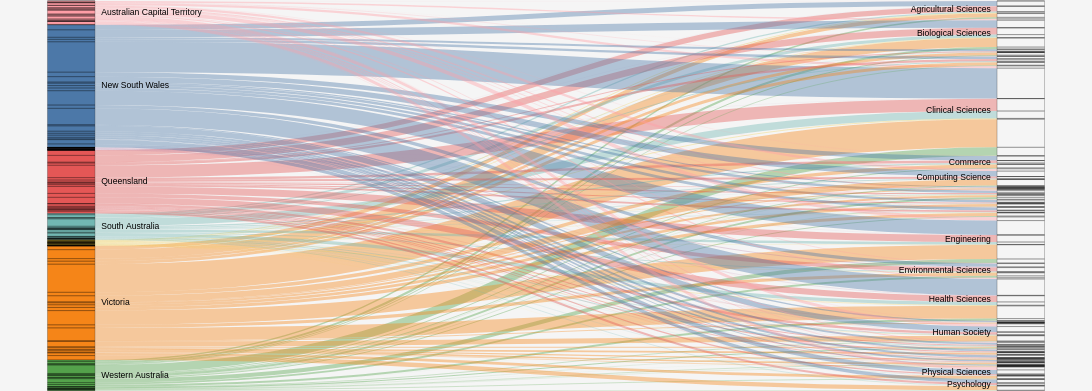

The Vega-Lite source for this figure:
### Vega specification from a JSON file in a GitHub repository (floating-point values rounded to 4 significant figures; data arrays with more than 128 entries replaced by an {"elided": "..."} marker saying what was removed)
{"$schema": "https://vega.github.io/schema/vega/v5.json", "height": 500, "width": 1400, "data": [{"name": "rawData", "values": {"elided": "184 records"}, "transform": [{"type": "formula", "expr": "datum.Field", "as": "stk2"}, {"type": "formula", "expr": "datum.State", "as": "stk1"}, {"type": "formula", "expr": "datum.Money", "as": "size"}]}, {"name": "nodes", "source": "rawData", "transform": [{"type": "filter", "expr": "!groupSelector || groupSelector.stk1 == datum.stk1 || groupSelector.stk2 == datum.stk2"}, {"type": "formula", "expr": "datum.stk1+datum.stk2", "as": "key"}, {"type": "fold", "fields": ["stk1", "stk2"], "as": ["stack", "grpId"]}, {"type": "formula", "expr": "datum.stack == 'stk1' ? datum.stk1+' '+datum.stk2 : datum.stk2+' '+datum.stk1", "as": "sortField"}, {"type": "stack", "groupby": ["stack"], "sort": {"field": "sortField", "order": "descending"}, "field": "size"}, {"type": "formula", "expr": "(datum.y0+datum.y1)/2", "as": "yc"}]}, {"name": "groups", "source": "nodes", "transform": [{"type": "aggregate", "groupby": ["stack", "grpId"], "fields": ["size"], "ops": ["sum"], "as": ["total"]}, {"type": "stack", "groupby": ["stack"], "sort": {"field": "grpId", "order": "descending"}, "field": "total"}, {"type": "formula", "expr": "scale('y', datum.y0)", "as": "scaledY0"}, {"type": "formula", "expr": "scale('y', datum.y1)", "as": "scaledY1"}, {"type": "formula", "expr": "datum.stack == 'stk1'", "as": "rightLabel"}, {"type": "formula", "expr": "datum.total/domain('y')[1]", "as": "percentage"}]}, {"name": "destinationNodes", "source": "nodes", "transform": [{"type": "filter", "expr": "datum.stack == 'stk2'"}]}, {"name": "edges", "source": "nodes", "transform": [{"type": "filter", "expr": "datum.stack == 'stk1'"}, {"type": "lookup", "from": "destinationNodes", "key": "key", "fields": ["key"], "as": ["target"]}, {"type": "linkpath", "orient": "horizontal", "shape": "diagonal", "sourceY": {"expr": "scale('y', datum.yc)"}, "sourceX": {"expr": "scale('x', 'stk1') + bandwidth('x')"}, "targetY": {"expr": "scale('y', datum.target.yc)"}, "targetX": {"expr": "scale('x', 'stk2')"}}, {"type": "formula", "expr": "range('y')[0]-scale('y', datum.size)", "as": "strokeWidth"}, {"type": "formula", "expr": "datum.size/domain('y')[1]", "as": "percentage"}]}], "scales": [{"name": "x", "type": "band", "range": "width", "domain": ["stk1", "stk2"], "paddingOuter": 0.05, "paddingInner": 0.95}, {"name": "y", "type": "linear", "range": "height", "domain": {"data": "nodes", "field": "y1"}}, {"name": "color", "type": "ordinal", "range": "category", "domain": {"data": "rawData", "field": "stk1"}}, {"name": "stackNames", "type": "ordinal", "range": ["Source", "Destination"], "domain": ["stk1", "stk2"]}], "marks": [{"type": "path", "name": "edgeMark", "from": {"data": "edges"}, "clip": true, "encode": {"update": {"stroke": [{"test": "groupSelector && groupSelector.stack=='stk1'", "scale": "color", "field": "stk2"}, {"scale": "color", "field": "stk1"}], "strokeWidth": {"field": "strokeWidth"}, "path": {"field": "path"}, "strokeOpacity": {"signal": "!groupSelector && (groupHover.stk1 == datum.stk1 || groupHover.stk2 == datum.stk2) ? 0.9 : 0.4"}, "zindex": {"signal": "!groupSelector && (groupHover.stk1 == datum.stk1 || groupHover.stk2 == datum.stk2) ? 1 : 0"}, "tooltip": {"signal": "datum.stk1 + ' → ' + datum.stk2 + '    ' + format(datum.size, ',.0f') + '   (' + format(datum.percentage, '.1%') + ')'"}}, "hover": {"strokeOpacity": {"value": 1}}}}, {"type": "rect", "name": "groupMark", "from": {"data": "groups"}, "encode": {"enter": {"fill": {"scale": "color", "field": "grpId"}, "width": {"scale": "x", "band": 1}}, "update": {"x": {"scale": "x", "field": "stack"}, "y": {"field": "scaledY0"}, "y2": {"field": "scaledY1"}, "fillOpacity": {"value": 1}, "tooltip": {"signal": "datum.grpId + '   ' + format(datum.total, ',.0f') + '   (' + format(datum.percentage, '.1%') + ')'"}}, "hover": {"fillOpacity": {"value": 1}}}}, {"type": "text", "from": {"data": "groups"}, "interactive": false, "encode": {"update": {"x": {"signal": "scale('x', datum.stack) + (datum.rightLabel ? bandwidth('x') + 8 : -8)"}, "yc": {"signal": "(datum.scaledY0 + datum.scaledY1)/2"}, "align": {"signal": "datum.rightLabel ? 'left' : 'right'"}, "baseline": {"value": "middle"}, "fontWeight": {"value": "normal"}, "text": {"signal": "abs(datum.scaledY0-datum.scaledY1) > 13 ? datum.grpId : ''"}}}}, {"type": "group", "data": [{"name": "dataForShowAll", "values": [{}], "transform": [{"type": "filter", "expr": "groupSelector"}]}], "encode": {"enter": {"xc": {"signal": "width/2"}, "y": {"value": 30}, "width": {"value": 80}, "height": {"value": 30}}}, "marks": [{"type": "group", "name": "groupReset", "from": {"data": "dataForShowAll"}, "encode": {"enter": {"cornerRadius": {"value": 6}, "fill": {"value": "#f5f5f5"}, "stroke": {"value": "#000"}, "strokeWidth": {"value": 2}, "height": {"field": {"group": "height"}}, "width": {"field": {"group": "width"}}}, "update": {"opacity": {"value": 1}}, "hover": {"opacity": {"value": 0.7}}}, "marks": [{"type": "text", "interactive": false, "encode": {"enter": {"xc": {"field": {"group": "width"}, "mult": 0.5}, "yc": {"field": {"group": "height"}, "mult": 0.5, "offset": 2}, "align": {"value": "center"}, "baseline": {"value": "middle"}, "fontWeight": {"value": "normal"}, "text": {"value": "Show All"}}}}]}]}, {"type": "rect", "from": {"data": "nodes"}, "encode": {"enter": {"stroke": {"value": "#000"}, "strokeWidth": {"value": 0.3}, "width": {"scale": "x", "band": 1}, "x": {"scale": "x", "field": "stack"}, "y": {"field": "y0", "scale": "y"}, "y2": {"field": "y1", "scale": "y"}}}}], "signals": [{"name": "groupHover", "value": {}, "on": [{"events": "@groupMark:mouseover", "update": "{stk1:datum.stack=='stk1' && datum.grpId, stk2:datum.stack=='stk2' && datum.grpId}"}, {"events": "mouseout", "update": "{}"}]}, {"name": "groupSelector", "value": false, "on": [{"events": "@groupMark:click!", "update": "{stack:datum.stack, stk1:datum.stack=='stk1' && datum.grpId, stk2:datum.stack=='stk2' && datum.grpId}"}, {"events": [{"type": "click", "markname": "groupReset"}, {"type": "dblclick"}], "update": "false"}]}], "config": {"font": "Poppins", "background": "rgb(245,245,245)"}}
